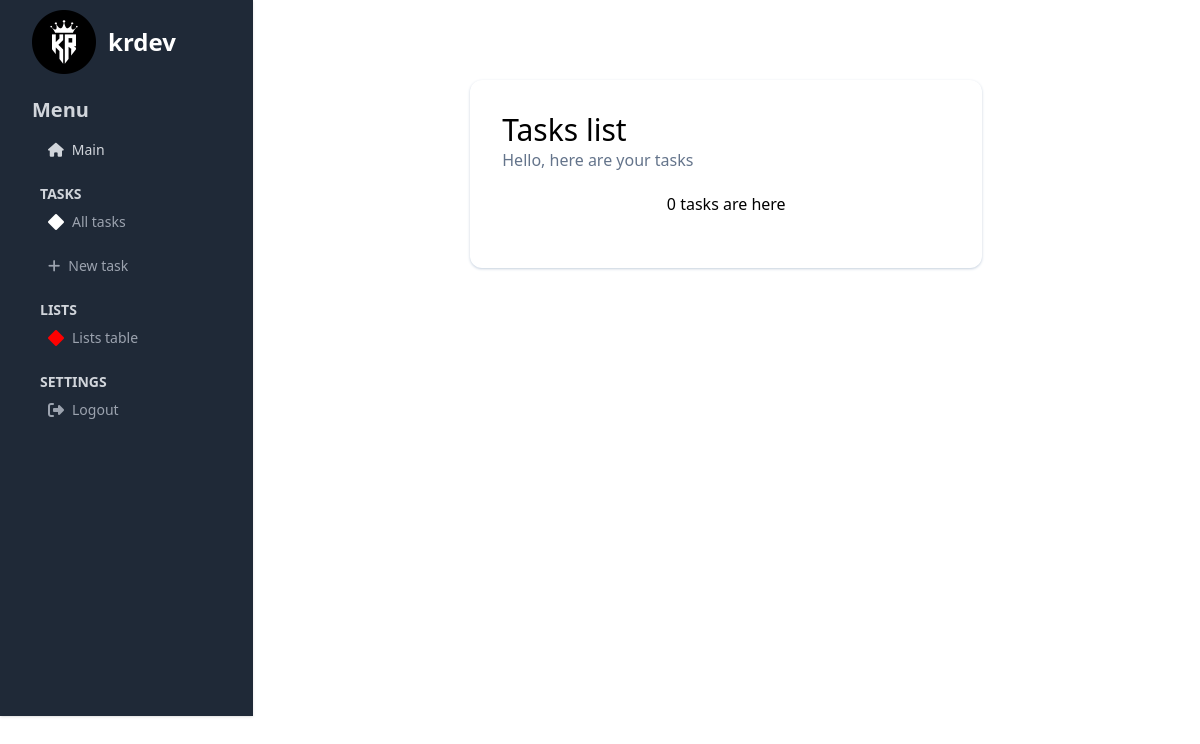
Page /task/ (signed in) on the earlier database version.
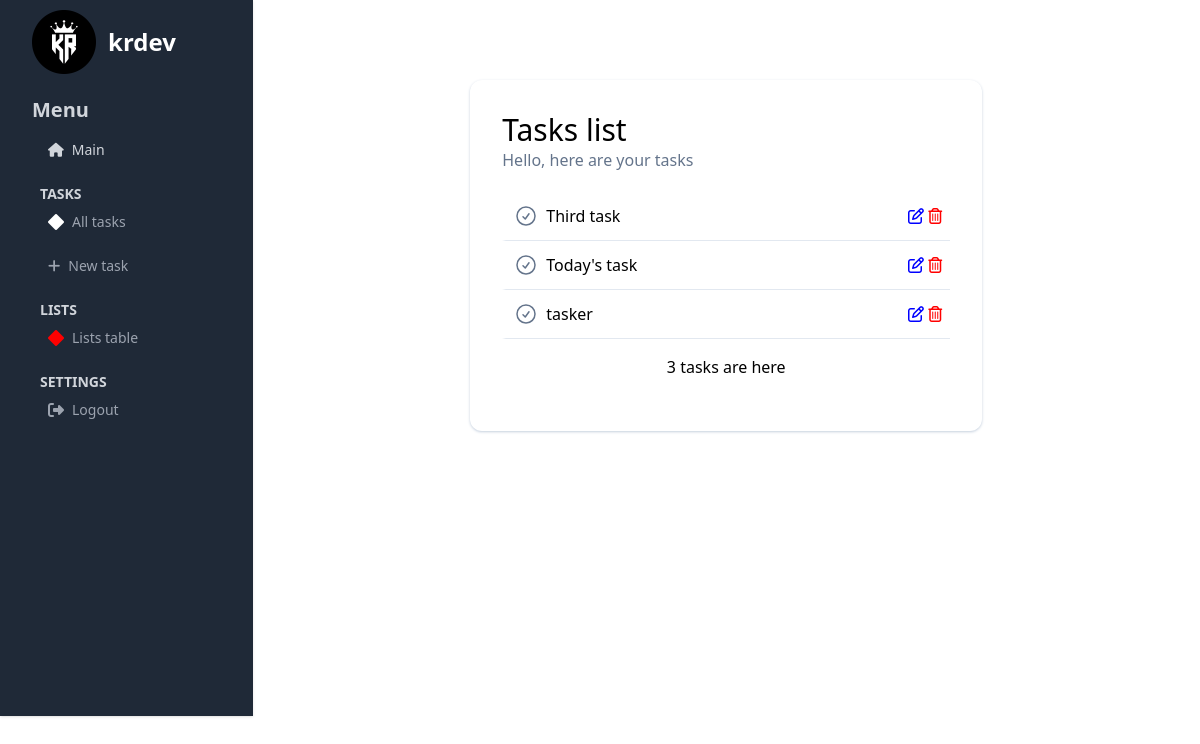
Same page on the later database version.
### task/models.py (models this page shows, shortened)
class Task(models.Model):
    name = models.CharField(max_length=250)
    body = models.TextField()
    list = models.ForeignKey(List, related_name='tasks', on_delete=models.CASCADE)
    start_time = models.DateField()
    end_time = models.DateField()
    is_complete = models.BooleanField(default=False)
    author = models.ForeignKey(User, related_name='author', on_delete=models.CASCADE)

### task/views.py (the view)
# urls.py: path('', views.tasks, name='tasks'),
@login_required
def tasks(request):
    tasks = Task.objects.filter(is_complete=False)
    list_id = request.GET.get('list', 0)
    count = Task.objects.all().count()
    return render(request, 'task/tasks.html', {
        'tasks': tasks,
        'list_id': int(list_id),
        'count': count
    })

### task/templates/task/tasks.html (shortened to what this page needs)
{% extends 'core/base.html' %}
{% block content %}
<div class="max-w-lg mx-auto my-10 bg-white p-8 rounded-xl shadow shadow-slate-300">
    <div class="flex flex-row justify-between items-center">
        <div>
            <h1 class="text-3xl font-medium">Tasks list</h1>
        </div>
    </div>
    <p class="text-slate-500">Hello, here are your tasks</p>
    <div id="tasks" class="my-5">
        {% for task in tasks %}
        <div id="task"
             class="flex justify-between items-center border-b border-slate-200 py-3 px-2 border-l-4  border-l-transparent bg-gradient-to-r from-transparent to-transparent hover:from-slate-100 transition ease-linear duration-150">
            <div class="inline-flex items-center space-x-2">
                <div>
                    <svg xmlns="http://www.w3.org/2000/svg" fill="none" viewBox="0 0 24 24" stroke-width="1.5"
                         stroke="currentColor"
                         class="w-6 h-6 text-slate-500 hover:text-indigo-600 hover:cursor-pointer">
                        <path stroke-linecap="round" stroke-linejoin="round"
                              d="M9 12.75L11.25 15 15 9.75M21 12a9 9 0 11-18 0 9 9 0 0118 0z"/>
                    </svg>
                </div>
                <a href="{% url 'task:detail' task.id %}">{{task.name}}</a>
            </div>
            <div>
                <a href="{% url 'task:edit' task.id %}"><i class="fa-regular fa-pen-to-square" style="color:blue;"></i></a>
                <a href="{% url 'task:delete' task.id %}"><i class="fa-regular fa-trash-can" style="color:red;"></i></a>
            </div>
        </div>
        {%endfor%}
        <p class="text-center mt-4">{{tasks.count}} tasks are here</p>
    </div>
</div>
{%endblock%}

### core/templates/core/base.html (shortened to what this page needs)
{%load static%}
<!doctype html>
<html lang="en">
<head>
    <script src="https://cdn.tailwindcss.com"></script>
    <link rel="stylesheet" href="https://cdnjs.cloudflare.com/ajax/libs/font-awesome/6.2.0/css/all.min.css"
/>
</head>
<body>
<div class="w-full h-full">
    <dh-component>
        <div class="flex flex-no-wrap">
            <div style="min-height: 716px"
                 class="w-64 absolute sm:relative bg-gray-800 shadow md:h-full flex-col justify-between hidden sm:flex">
                <div class="px-8">
                    <div class="h-16 w-full flex items-center">
                        <a class="flex items-center mt-5">
                            <img src="{% static 'images/out.png' %}" class="h-16 mr-3" alt="My Logo"/>
                            <span class="self-center text-2xl font-semibold whitespace-nowrap text-white">{{user.username}}</span>
                        </a>
                    </div>
                    <h1 class="text-gray-300 text-xl mt-8" style="font-weight:bold">Menu</h1>
                    <li class="flex w-full justify-between text-gray-300 cursor-pointer items-center mb-6 ms-4 mt-4">
                        <a href="{%url 'core:index' %}"
                           class="flex items-center focus:outline-none focus:ring-2 focus:ring-white">
                            <span class="text-sm"><i class="fa-solid fa-house me-2"></i>Main</span>
                        </a>
                    </li>
                    <ul class="mt-4">
                        <h1 class="text-gray-300 text-sm mb-2 ms-2" style="font-weight:bold">TASKS</h1>
                        <li class="ms-4 flex w-full justify-between text-gray-400 hover:text-gray-300 cursor-pointer items-center mb-6">
                            <a href="{% url 'task:tasks'%}"
                               class="flex items-center focus:outline-none focus:ring-2 focus:ring-white">
                                <i class="fa-solid fa-diamond me-2" style="color:white;"></i>
                                <span class="text-sm">All tasks</span>
                            </a>
                        </li>
                        <li class="flex w-full justify-between text-gray-400 hover:text-gray-300 cursor-pointer items-center mb-6 ms-4">
                            <a href="{% url 'task:new_task' %}"
                               class="flex items-center focus:outline-none focus:ring-2 focus:ring-white">
                                <span class="text-sm"><i class="fa-solid fa-plus me-2"></i>New task</span>
                            </a>
                        </li>
                        <div class="ms-2 text-gray-300 text-sm mb-2" style="font-weight:bold">LISTS</div>
                        <li class="ms-4 flex w-full justify-between text-gray-400 hover:text-gray-300 cursor-pointer items-center mb-6">
                            <a href="{% url 'task:lists' %}"
                               class="flex items-center focus:outline-none focus:ring-2 focus:ring-white">
                                <i class="fa-solid fa-diamond me-2" style="color:red;"></i>
                                <span class="text-sm">Lists table</span>
                            </a>
                        </li>
                        <div class="ms-2 text-gray-300 text-sm mb-2" style="font-weight:bold">SETTINGS</div>
                        <li class="ms-4 flex w-full justify-between text-gray-400 hover:text-gray-300 cursor-pointer items-center mb-6">
                            <a href="{% url 'core:logout'%}"
                               class="flex items-center focus:outline-none focus:ring-2 focus:ring-white">
                                <i class="fa-solid fa-right-from-bracket me-2"></i>
                                <span class="text-sm">Logout</span>
                            </a>
                        </li>
                    </ul>
                </div>
            </div>
            <div class="container mx-auto py-10 h-64 md:w-4/5 w-11/12 px-6">
                <div class="w-full h-full">
                    {%block content%}
                    {%endblock%}
                </div>
            </div>
        </div>
    </dh-component>
</div>
</body>
</html>

Differences in the rows shown:
added Task: name "Third task"
added Task: name "Today's task"
added Task: name "tasker"
Other differences:
{{ tasks.count }}: "0" → "3"
